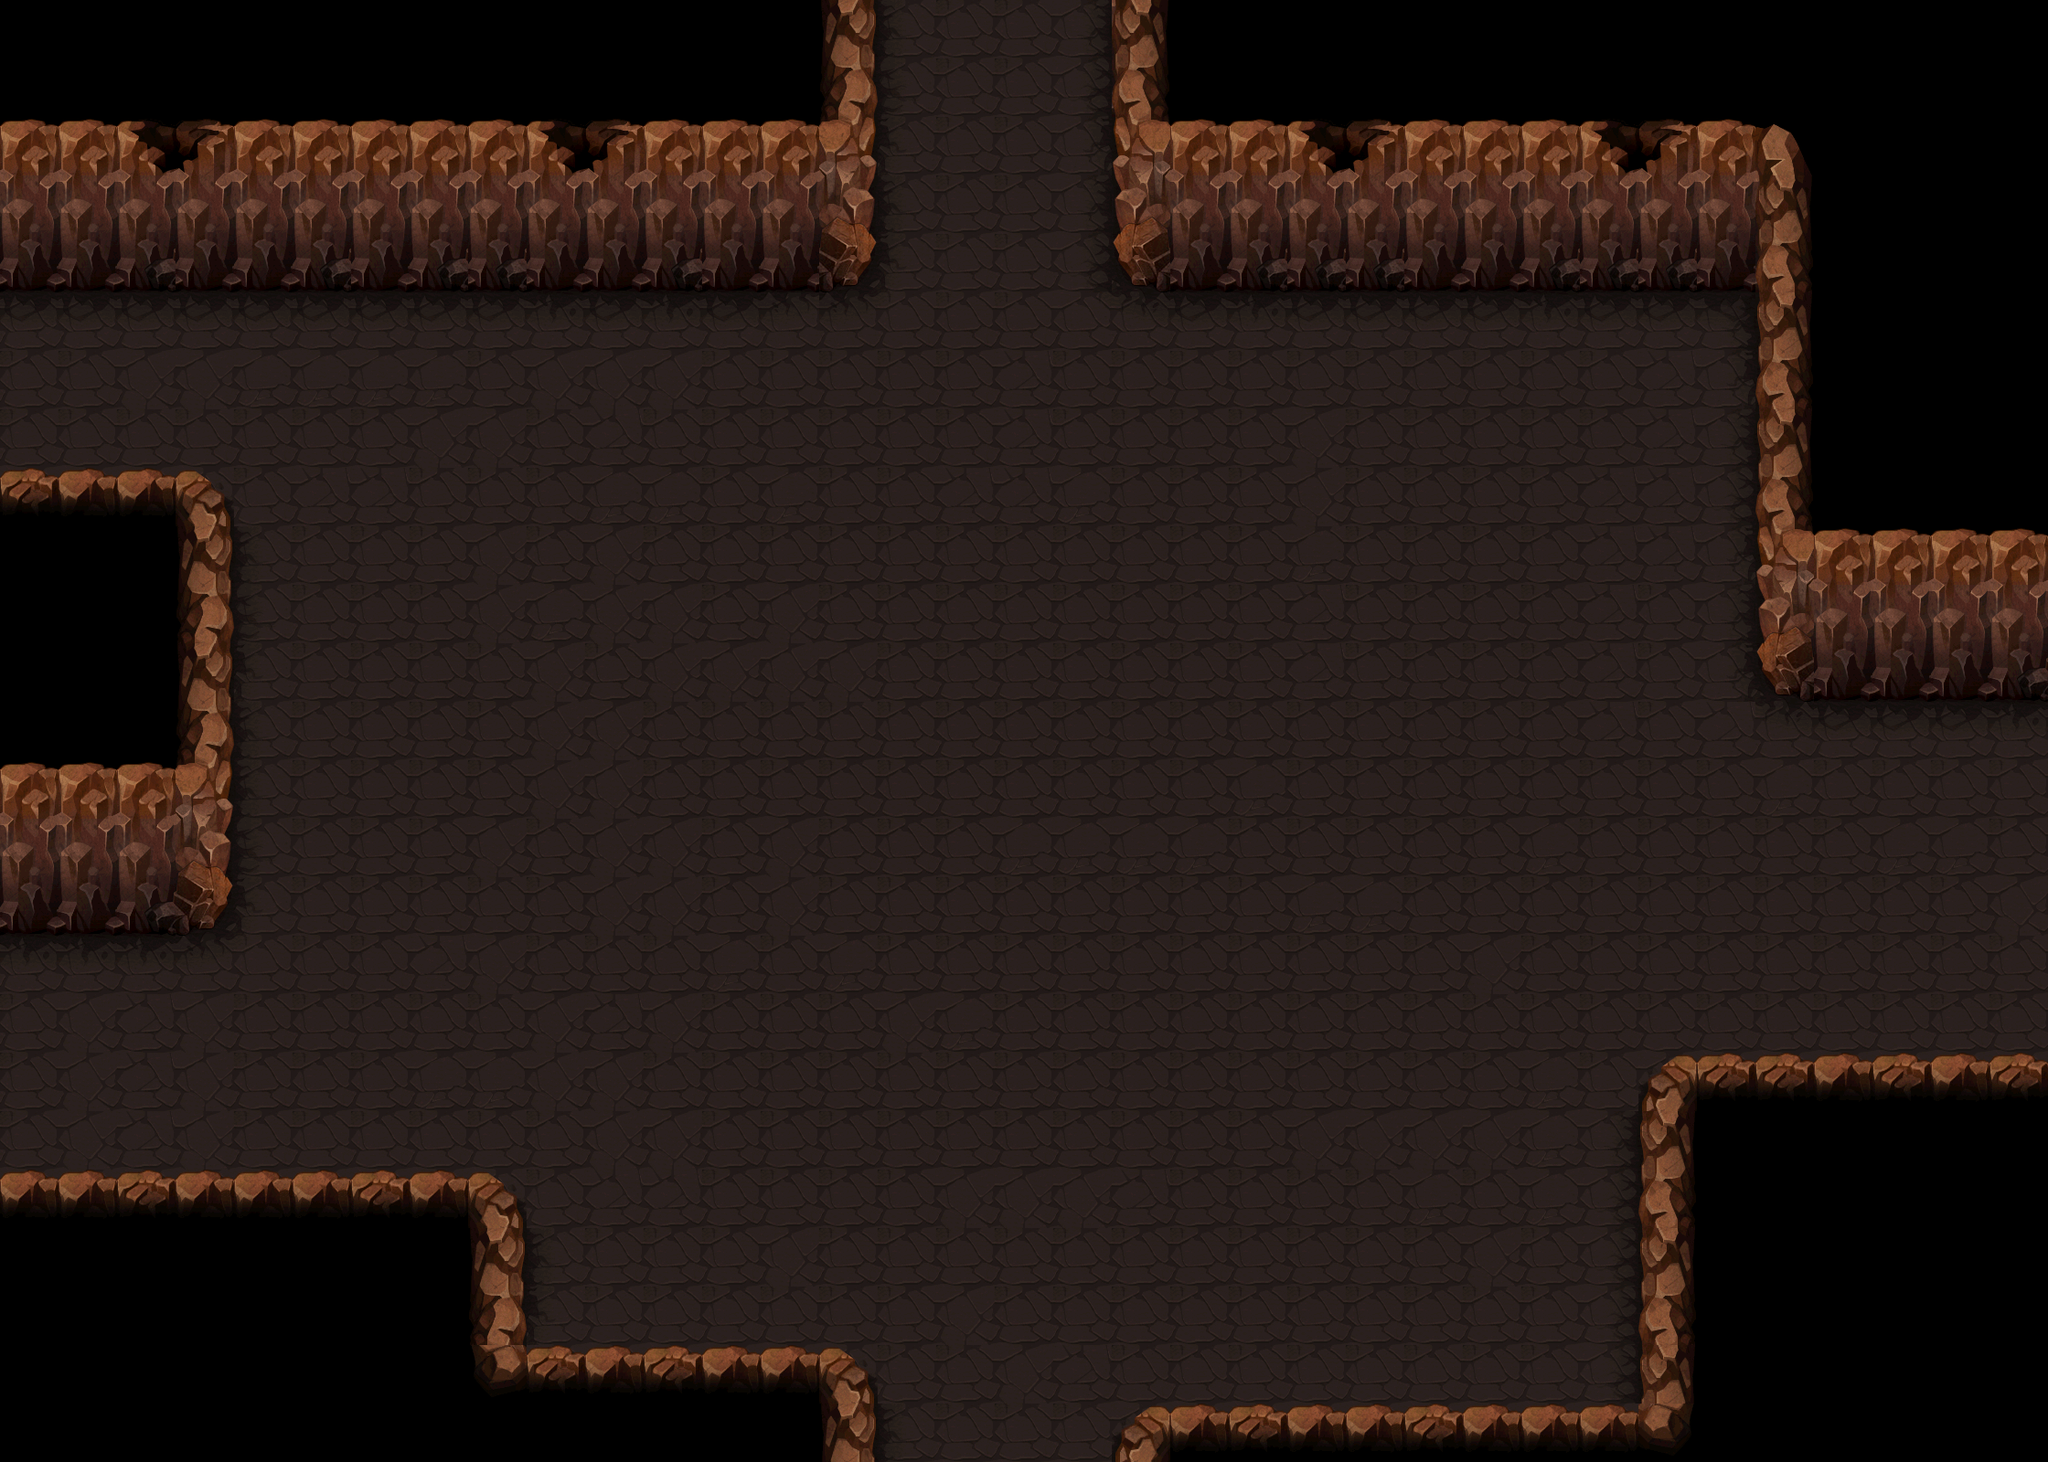

A 2D game scene composited from a Tiled map and its tileset images. What follows is a short description and the map's XML, with each tile layer's data collapsed to a summary:
An orthogonal 35x25 tile map with 64x64 px tiles, 1 tile layer (background), 20 tilesets and 82 objects (18x collide, 12x collide_bullet).

<map version="1.0" orientation="orthogonal" width="35" height="25" tilewidth="64" tileheight="64">
 <tileset firstgid="1" name="bg07" tilewidth="64" tileheight="64">
  <image source="bg07.png" width="512" height="512" />
 </tileset>
 <tileset firstgid="65" name="jianzhu07_liewen05" tilewidth="81" tileheight="153">
  <image source="jianzhu07_liewen05.png" width="81" height="153" />
 </tileset>
 <tileset firstgid="66" name="jianzhu07_shitou" tilewidth="186" tileheight="118">
  <image source="jianzhu07_shitou.png" width="186" height="118" />
 </tileset>
 <tileset firstgid="67" name="jianzhu07_liewen" tilewidth="267" tileheight="172">
  <image source="jianzhu07_liewen.png" width="267" height="172" />
 </tileset>
 <tileset firstgid="68" name="jianzhu07_liewen04" tilewidth="290" tileheight="82">
  <image source="jianzhu07_liewen04.png" width="290" height="82" />
 </tileset>
 <tileset firstgid="69" name="jianzhu07_liewen02" tilewidth="107" tileheight="82">
  <image source="jianzhu07_liewen02.png" width="107" height="82" />
 </tileset>
 <tileset firstgid="70" name="jianzhu07_liewen03" tilewidth="107" tileheight="82">
  <image source="jianzhu07_liewen03.png" width="107" height="82" />
 </tileset>
 <tileset firstgid="71" name="jianzhu4_xie02" tilewidth="234" tileheight="196">
  <image source="jianzhu4_xie02.png" width="234" height="196" />
 </tileset>
 <tileset firstgid="72" name="jianzhu4_xie04" tilewidth="192" tileheight="132">
  <image source="jianzhu4_xie04.png" width="192" height="132" />
 </tileset>
 <tileset firstgid="73" name="jianzhu4_xie01" tilewidth="323" tileheight="116">
  <image source="jianzhu4_xie01.png" width="323" height="116" />
 </tileset>
 <tileset firstgid="74" name="jianzhu4_xie03" tilewidth="167" tileheight="297">
  <image source="jianzhu4_xie03.png" width="167" height="297" />
 </tileset>
 <tileset firstgid="75" name="jianzhu_xiangzi05" tilewidth="150" tileheight="170">
  <image source="jianzhu_xiangzi05.png" width="150" height="170" />
 </tileset>
 <tileset firstgid="76" name="jianzhu_xiangzi06" tilewidth="90" tileheight="113">
  <image source="jianzhu_xiangzi06.png" width="90" height="113" />
 </tileset>
 <tileset firstgid="77" name="jianzhu_xiangzi02" tilewidth="122" tileheight="126">
  <image source="jianzhu_xiangzi02.png" width="122" height="126" />
 </tileset>
 <tileset firstgid="78" name="jianzhu_xiangzi03" tilewidth="122" tileheight="76">
  <image source="jianzhu_xiangzi03.png" width="122" height="76" />
 </tileset>
 <tileset firstgid="79" name="jianzhu_xiangzi04" tilewidth="183" tileheight="126">
  <image source="jianzhu_xiangzi04.png" width="183" height="126" />
 </tileset>
 <tileset firstgid="80" name="jianzhu_xiangzi01" tilewidth="71" tileheight="80">
  <image source="jianzhu_xiangzi01.png" width="71" height="80" />
 </tileset>
 <tileset firstgid="81" name="jianzhu_xiangzi07" tilewidth="92" tileheight="112">
  <image source="jianzhu_xiangzi07.png" width="92" height="112" />
 </tileset>
 <tileset firstgid="82" name="jianzhu_qiang01" tilewidth="92" tileheight="54">
  <image source="jianzhu_qiang01.png" width="92" height="54" />
 </tileset>
 <tileset firstgid="83" name="jianzhu07_ken01" tilewidth="212" tileheight="193">
  <image source="jianzhu07_ken01.png" width="212" height="193" />
 </tileset>
 <layer name="background" width="35" height="25">
  <data>[875 cells, 875 non-empty, 42 distinct tile ids]</data>
 </layer>
 <objectgroup name="fengxi" width="35" height="25">
  <properties>
   <property name="filename" value="jianzhu07_liewen05.png" />
   <property name="groundlayer" value="1" />
  </properties>
  <object gid="65" x="1296" y="297" />
  <object gid="65" x="721" y="296" />
  <object gid="65" x="366" y="284" />
  <object gid="65" x="109" y="1013" />
  <object gid="65" x="1976" y="758" />
 </objectgroup>
 <objectgroup name="dilie1" width="35" height="25">
  <properties>
   <property name="filename" value="jianzhu07_liewen.png" />
   <property name="groundlayer" value="1" />
  </properties>
  <object gid="67" x="1496" y="1002">
   <properties>
    <property name="groundZ" value="1" />
   </properties>
  </object>
  <object gid="67" x="858" y="1231">
   <properties>
    <property name="groundZ" value="1" />
   </properties>
  </object>
  <object gid="67" x="638" y="662">
   <properties>
    <property name="groundZ" value="1" />
   </properties>
  </object>
 </objectgroup>
 <objectgroup name="dilie2" width="35" height="25">
  <properties>
   <property name="filename" value="jianzhu07_liewen04.png" />
   <property name="groundlayer" value="1" />
  </properties>
  <object gid="68" x="383" y="1129">
   <properties>
    <property name="groundZ" value="1" />
   </properties>
  </object>
  <object gid="68" x="1957" y="1123">
   <properties>
    <property name="groundZ" value="1" />
   </properties>
  </object>
  <object gid="68" x="1047" y="806">
   <properties>
    <property name="groundZ" value="1" />
   </properties>
  </object>
  <object gid="68" x="1370" y="462">
   <properties>
    <property name="groundZ" value="1" />
   </properties>
  </object>
  <object gid="68" x="246" y="426">
   <properties>
    <property name="groundZ" value="1" />
   </properties>
  </object>
 </objectgroup>
 <objectgroup name="dilie3" width="35" height="25">
  <properties>
   <property name="filename" value="jianzhu07_liewen02.png" />
   <property name="groundlayer" value="1" />
  </properties>
  <object gid="69" x="214" y="1202">
   <properties>
    <property name="groundZ" value="1" />
   </properties>
  </object>
  <object gid="69" x="1515" y="1168">
   <properties>
    <property name="groundZ" value="1" />
   </properties>
  </object>
  <object gid="69" x="450" y="577">
   <properties>
    <property name="groundZ" value="1" />
   </properties>
  </object>
  <object gid="69" x="845" y="796">
   <properties>
    <property name="groundZ" value="1" />
   </properties>
  </object>
  <object gid="69" x="861" y="1408">
   <properties>
    <property name="groundZ" value="1" />
   </properties>
  </object>
  <object gid="69" x="1359" y="924">
   <properties>
    <property name="groundZ" value="1" />
   </properties>
  </object>
 </objectgroup>
 <objectgroup name="dilie4" width="35" height="25">
  <properties>
   <property name="filename" value="jianzhu07_liewen03.png" />
   <property name="groundlayer" value="1" />
  </properties>
  <object gid="70" x="1200" y="599">
   <properties>
    <property name="groundZ" value="1" />
   </properties>
  </object>
  <object gid="70" x="1203" y="1458">
   <properties>
    <property name="groundZ" value="1" />
   </properties>
  </object>
  <object gid="70" x="654" y="920">
   <properties>
    <property name="groundZ" value="1" />
   </properties>
  </object>
  <object gid="70" x="1744" y="694">
   <properties>
    <property name="groundZ" value="1" />
   </properties>
  </object>
 </objectgroup>
 <objectgroup name="blood1" width="35" height="25">
  <properties>
   <property name="filename" value="jianzhu4_xie02.png" />
   <property name="groundlayer" value="1" />
  </properties>
  <object gid="71" x="2075" y="1036" />
  <object gid="71" x="1164" y="1148">
   <properties>
    <property name="groundZ" value="1" />
   </properties>
  </object>
  <object gid="71" x="-64" y="1267" />
  <object gid="71" x="1418" y="755" />
 </objectgroup>
 <objectgroup name="blood2" width="35" height="25">
  <properties>
   <property name="filename" value="jianzhu4_xie04.png" />
   <property name="groundlayer" value="1" />
  </properties>
  <object gid="72" x="797" y="990" />
  <object gid="72" x="1805" y="1010" />
  <object gid="72" x="940" y="570" />
  <object gid="72" x="1309" y="1361" />
  <object gid="72" x="670" y="461" />
 </objectgroup>
 <objectgroup name="blood3" width="35" height="25">
  <properties>
   <property name="filename" value="jianzhu4_xie01.png" />
   <property name="groundlayer" value="1" />
  </properties>
  <object gid="73" x="-59" y="491" />
 </objectgroup>
 <objectgroup name="blood4" width="35" height="25">
  <properties>
   <property name="filename" value="jianzhu4_xie03.png" />
   <property name="groundlayer" value="1" />
  </properties>
  <object gid="74" x="1001" y="1653" />
  <object gid="74" x="1011" y="276" />
  <object gid="74" x="380" y="963" />
 </objectgroup>
 <objectgroup name="blackboxb" width="35" height="25">
  <properties>
   <property name="filename" value="jianzhu_xiangzi05.png" />
   <property name="groundlayer" value="1" />
  </properties>
  <object gid="75" x="2326" y="943">
   <properties>
    <property name="groundZ" value="1" />
   </properties>
  </object>
 </objectgroup>
 <objectgroup name="blackboxs" width="35" height="25">
  <properties>
   <property name="filename" value="jianzhu_xiangzi06.png" />
   <property name="groundlayer" value="1" />
  </properties>
  <object gid="76" x="2393" y="704">
   <properties>
    <property name="groundZ" value="1" />
   </properties>
  </object>
 </objectgroup>
 <objectgroup name="greenkboxb" width="35" height="25">
  <properties>
   <property name="filename" value="jianzhu_xiangzi02.png" />
   <property name="groundlayer" value="1" />
  </properties>
  <object gid="77" x="2341" y="537">
   <properties>
    <property name="groundZ" value="1" />
   </properties>
  </object>
 </objectgroup>
 <objectgroup name="greenkboxs" width="35" height="25">
  <properties>
   <property name="filename" value="jianzhu_xiangzi03.png" />
   <property name="groundlayer" value="1" />
  </properties>
  <object gid="78" x="2494" y="536">
   <properties>
    <property name="groundZ" value="1" />
   </properties>
  </object>
 </objectgroup>
 <objectgroup name="muboxb" width="35" height="25">
  <properties>
   <property name="filename" value="jianzhu_xiangzi04.png" />
   <property name="groundlayer" value="1" />
  </properties>
  <object gid="79" x="2397" y="1143">
   <properties>
    <property name="groundZ" value="1" />
   </properties>
  </object>
 </objectgroup>
 <objectgroup name="muboxs" width="35" height="25">
  <properties>
   <property name="filename" value="jianzhu_xiangzi01.png" />
   <property name="groundlayer" value="1" />
  </properties>
  <object gid="80" x="2521" y="1008">
   <properties>
    <property name="groundZ" value="1" />
   </properties>
  </object>
 </objectgroup>
 <objectgroup name="M16" width="35" height="25">
  <properties>
   <property name="filename" value="jianzhu_xiangzi07.png" />
   <property name="groundlayer" value="1" />
  </properties>
  <object gid="81" x="2553" y="788">
   <properties>
    <property name="groundZ" value="10" />
   </properties>
  </object>
 </objectgroup>
 <objectgroup name="SVD" width="35" height="25">
  <properties>
   <property name="filename" value="jianzhu_qiang01.png" />
   <property name="groundlayer" value="1" />
  </properties>
  <object gid="82" x="2603" y="859">
   <properties>
    <property name="groundZ" value="10" />
   </properties>
  </object>
 </objectgroup>
 <objectgroup name="dakeng" width="35" height="25">
  <properties>
   <property name="filename" value="jianzhu07_ken01.png" />
   <property name="groundlayer" value="1" />
  </properties>
  <object gid="83" x="1694" y="527" />
  <object gid="83" x="1565" y="1461" />
  <object gid="83" x="582" y="1473" />
 </objectgroup>
 <objectgroup name="stone" width="35" height="25">
  <properties>
   <property name="filename" value="jianzhu07_shitou.png" />
   <property name="groundlayer" value="1" />
  </properties>
  <object gid="66" x="1573" y="1529" />
  <object gid="66" x="1512" y="374">
   <properties>
    <property name="groundZ" value="2" />
   </properties>
  </object>
  <object gid="66" x="-60" y="1078">
   <properties>
    <property name="groundZ" value="2" />
   </properties>
  </object>
  <object gid="66" x="2068" y="818">
   <properties>
    <property name="groundZ" value="2" />
   </properties>
  </object>
  <object gid="66" x="2" y="370">
   <properties>
    <property name="groundZ" value="2" />
   </properties>
  </object>
 </objectgroup>
 <objectgroup name="collide_people" width="35" height="25">
  <object type="collide" x="-443" y="-267" width="1135" height="396" />
  <object type="collide" x="-133" y="149" width="320" height="225" />
  <object type="collide" x="1194" y="-33" width="609" height="352" />
  <object type="collide" x="1499" y="143" width="292" height="232" />
  <object type="collide" x="1695" y="295" width="292" height="232" />
  <object type="collide" x="1901" y="465" width="475" height="301" />
  <object type="collide" x="2059" y="587" width="292" height="232" />
  <object type="collide" x="1771" y="1164" width="535" height="415" />
  <object type="collide" x="1565" y="1293" width="292" height="320" />
  <object type="collide" x="1197" y="1548" width="799" height="165" />
  <object type="collide" x="425" y="1487" width="548" height="241" />
  <object type="collide" x="-59" y="1295" width="853" height="276" />
  <object type="collide" x="-42" y="525" width="316" height="500" />
  <object type="collide" x="-166" y="844" width="292" height="232" />
  <object type="collide" x="2250" y="696" width="256" height="632" />
  <object type="collide" x="-302" y="279" width="292" height="1180" />
  <object type="collide" x="912" y="1608" width="392" height="211" />
  <object type="collide" x="887" y="-243" width="410" height="232" />
 </objectgroup>
 <objectgroup name="collide_bullet" width="35" height="25">
  <object type="collide_bullet" x="-48" y="-11" width="999" height="264" />
  <object type="collide_bullet" x="-79" y="168" width="208" height="150" />
  <object type="collide_bullet" x="1222" y="-33" width="826" height="274" />
  <object type="collide_bullet" x="1541" y="167" width="129" height="150" />
  <object type="collide_bullet" x="1924" y="214" width="356" height="477" />
  <object type="collide_bullet" x="2101" y="624" width="208" height="150" />
  <object type="collide_bullet" x="1801" y="1153" width="468" height="412" />
  <object type="collide_bullet" x="1228" y="1541" width="771" height="128" />
  <object type="collide_bullet" x="-18" y="1288" width="590" height="257" />
  <object type="collide_bullet" x="427" y="1479" width="525" height="146" />
  <object type="collide_bullet" x="-45" y="517" width="295" height="429" />
  <object type="collide_bullet" x="-139" y="867" width="208" height="150" />
 </objectgroup>
</map>
